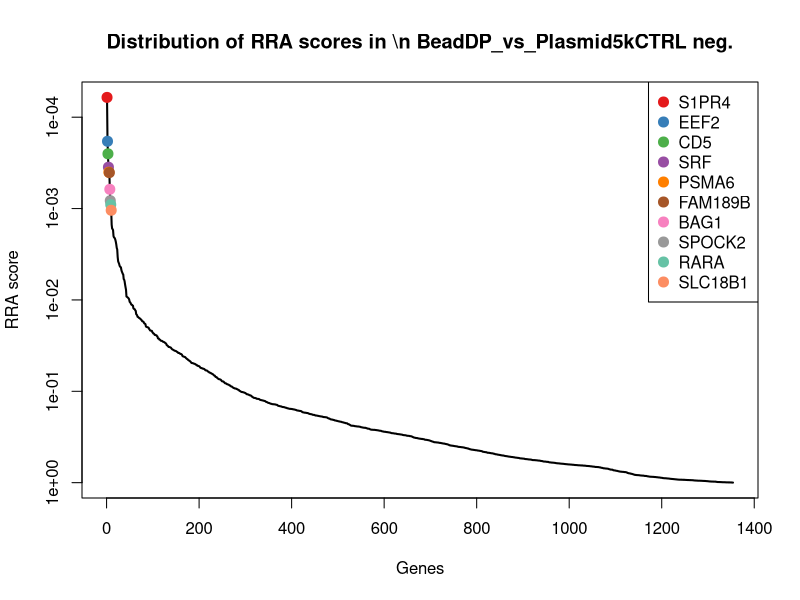
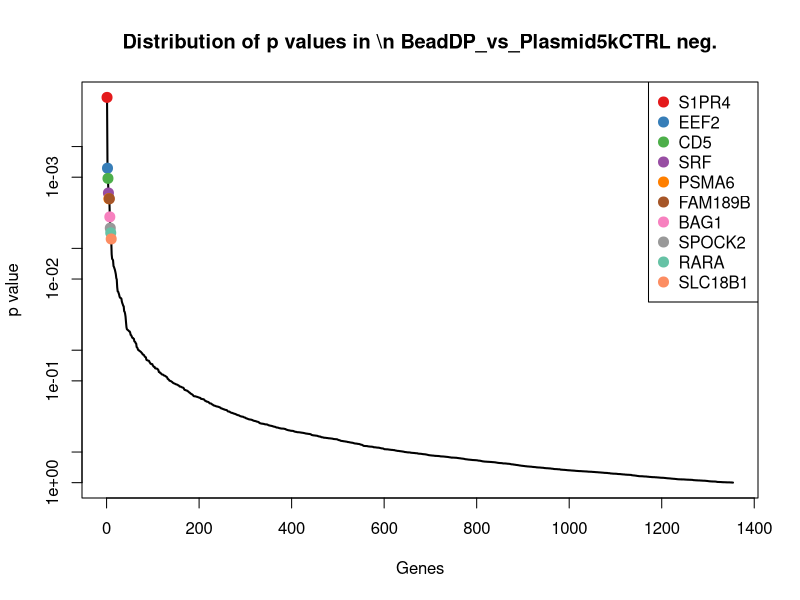
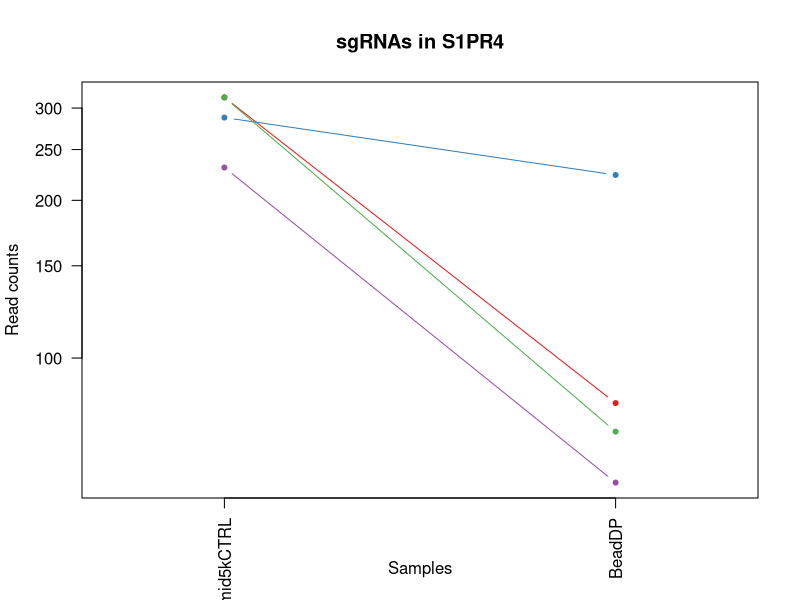
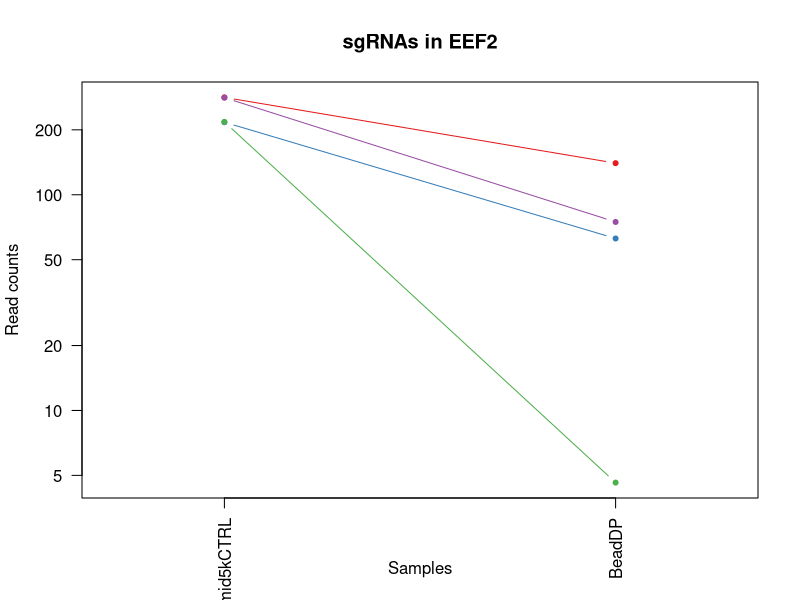
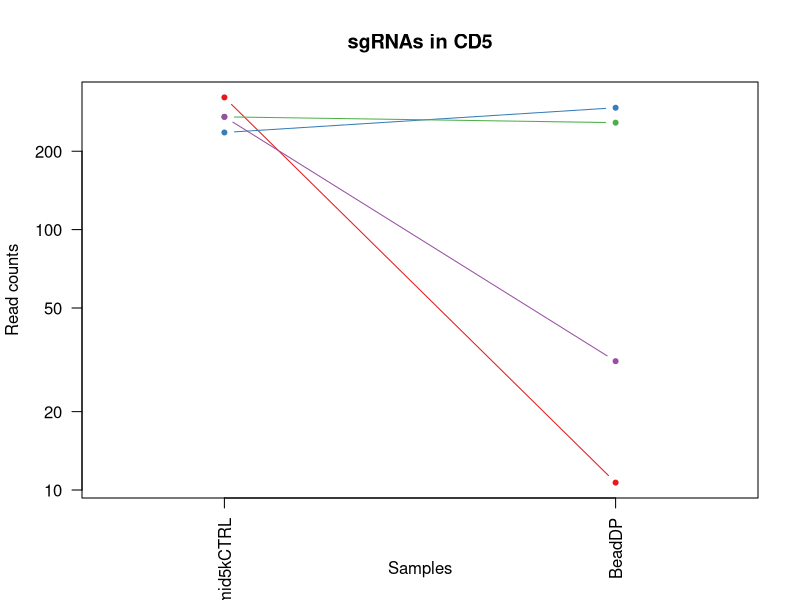
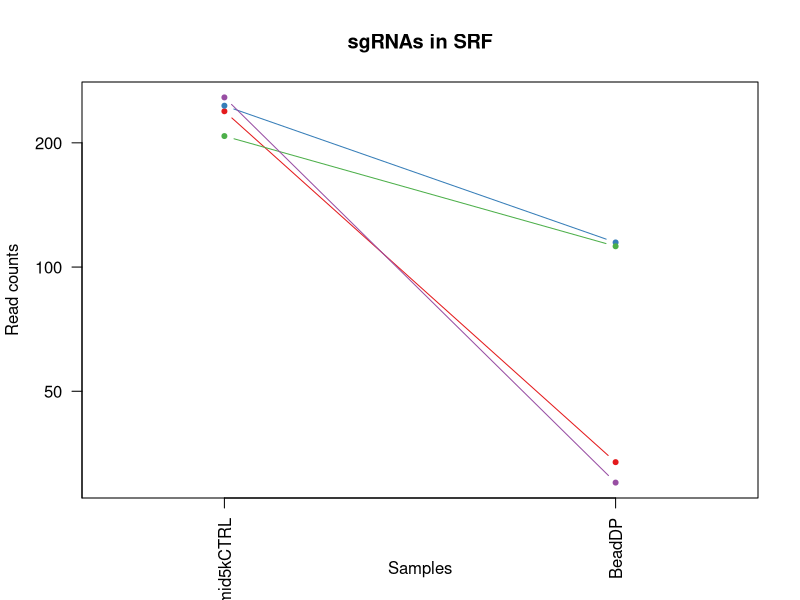
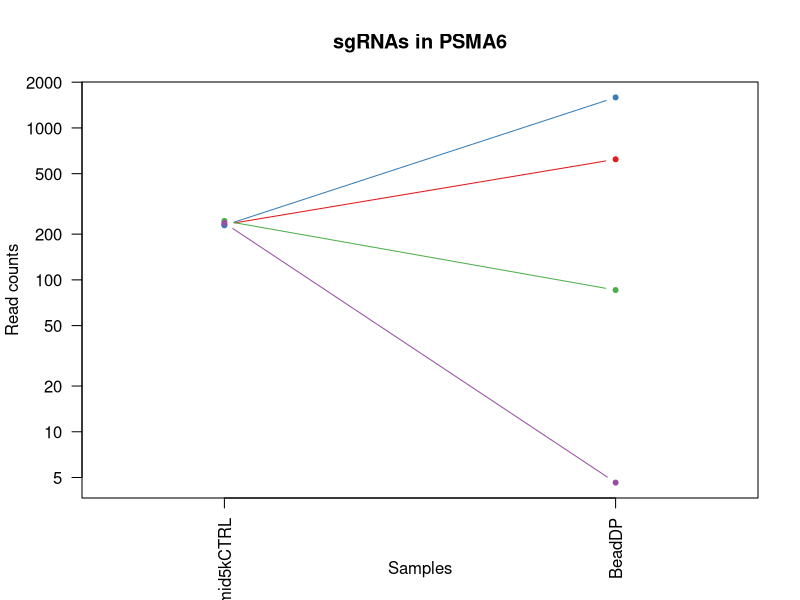
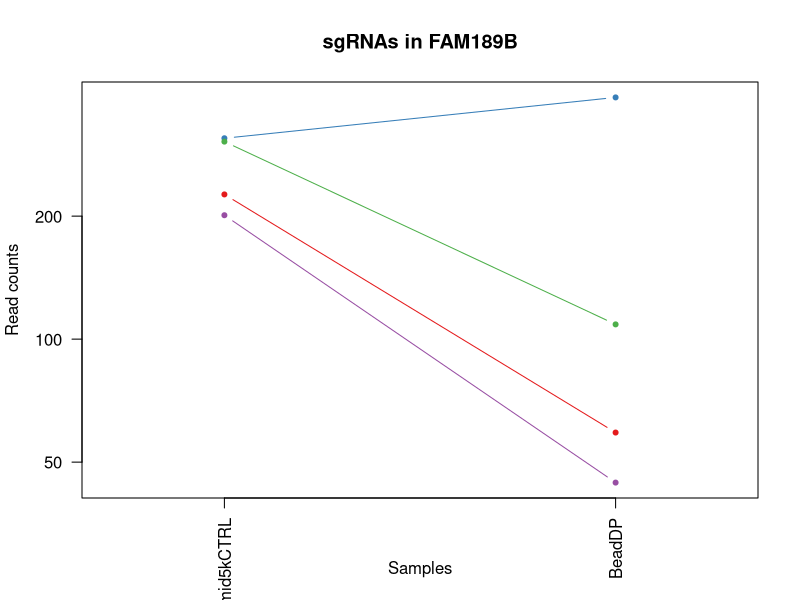

Source code (R) for these figures, in order: (Note: this script raises an error after producing the figures.)
pdf(file='Comparison_BeadDP_to_5k_plasmid_output.pdf',width=4.5,height=4.5);
gstable=read.table('Comparison_BeadDP_to_5k_plasmid_output.gene_summary.txt',header=T)
# 
#
# parameters
# Do not modify the variables beginning with "__"

# gstablename='__GENE_SUMMARY_FILE__'
startindex=3
# outputfile='__OUTPUT_FILE__'
targetgenelist=c("S1PR4","EEF2","CD5","SRF","PSMA6","FAM189B","BAG1","SPOCK2","RARA","SLC18B1")
# samplelabel=sub('.\\w+.\\w+$','',colnames(gstable)[startindex]);
samplelabel='BeadDP_vs_Plasmid5kCTRL neg.'


# You need to write some codes in front of this code:
# gstable=read.table(gstablename,header=T)
# pdf(file=outputfile,width=6,height=6)


# set up color using RColorBrewer
#library(RColorBrewer)
#colors <- brewer.pal(length(targetgenelist), "Set1")

colors=c( "#E41A1C", "#377EB8", "#4DAF4A", "#984EA3", "#FF7F00",  "#A65628", "#F781BF",
          "#999999", "#66C2A5", "#FC8D62", "#8DA0CB", "#E78AC3", "#A6D854", "#FFD92F", "#E5C494", "#B3B3B3", 
          "#8DD3C7", "#FFFFB3", "#BEBADA", "#FB8072", "#80B1D3", "#FDB462", "#B3DE69", "#FCCDE5",
          "#D9D9D9", "#BC80BD", "#CCEBC5", "#FFED6F")

######
# function definition

plotrankedvalues<-function(val, tglist, ...){
  
  plot(val,log='y',ylim=c(max(val),min(val)),type='l',lwd=2, ...)
  if(length(tglist)>0){
    for(i in 1:length(tglist)){
      targetgene=tglist[i];
      tx=which(names(val)==targetgene);ty=val[targetgene];
      points(tx,ty,col=colors[(i %% length(colors)) ],cex=2,pch=20)
      # text(tx+50,ty,targetgene,col=colors[i])
    }
    legend('topright',tglist,pch=20,pt.cex = 2,cex=1,col=colors)
  }
}



plotrandvalues<-function(val,targetgenelist, ...){
  # choose the one with the best distance distribution
  
  mindiffvalue=0;
  randval=val;
  for(i in 1:20){
    randval0=sample(val)
    vindex=sort(which(names(randval0) %in% targetgenelist))
    if(max(vindex)>0.9*length(val)){
      # print('pass...')
      next;
    }
    mindiffind=min(diff(vindex));
    if (mindiffind > mindiffvalue){
      mindiffvalue=mindiffind;
      randval=randval0;
      # print(paste('Diff: ',mindiffvalue))
    }
  }
  plot(randval,log='y',ylim=c(max(randval),min(randval)),pch=20,col='grey', ...)
  
  if(length(targetgenelist)>0){
    for(i in 1:length(targetgenelist)){
      targetgene=targetgenelist[i];
      tx=which(names(randval)==targetgene);ty=randval[targetgene];
      points(tx,ty,col=colors[(i %% length(colors)) ],cex=2,pch=20)
      text(tx+50,ty,targetgene,col=colors[i])
    }
  }
  
}




# set.seed(1235)



pvec=gstable[,startindex]
names(pvec)=gstable[,'id']
pvec=sort(pvec);

plotrankedvalues(pvec,targetgenelist,xlab='Genes',ylab='RRA score',main=paste('Distribution of RRA scores in \\n',samplelabel))

# plotrandvalues(pvec,targetgenelist,xlab='Genes',ylab='RRA score',main=paste('Distribution of RRA scores in \\n',samplelabel))


pvec=gstable[,startindex+1]
names(pvec)=gstable[,'id']
pvec=sort(pvec);

plotrankedvalues(pvec,targetgenelist,xlab='Genes',ylab='p value',main=paste('Distribution of p values in \\n',samplelabel))

# plotrandvalues(pvec,targetgenelist,xlab='Genes',ylab='p value',main=paste('Distribution of p values in \\n',samplelabel))



# you need to write after this code:
# dev.off()






# parameters
# Do not modify the variables beginning with "__"
targetmat=list(c(313.3973755602763,81.0531814018142),c(286.72525849131665,222.59381161095243),c(313.3973755602763,71.37518959264236),c(230.0470097197773,56.858201878884586))
targetgene="S1PR4"
collabel=c("Plasmid5kCTRL","BeadDP")

# set up color using RColorBrewer
#library(RColorBrewer)
#colors <- brewer.pal(length(targetgenelist), "Set1")

colors=c( "#E41A1C", "#377EB8", "#4DAF4A", "#984EA3", "#FF7F00",  "#A65628", "#F781BF",
          "#999999", "#66C2A5", "#FC8D62", "#8DA0CB", "#E78AC3", "#A6D854", "#FFD92F", "#E5C494", "#B3B3B3", 
          "#8DD3C7", "#FFFFB3", "#BEBADA", "#FB8072", "#80B1D3", "#FDB462", "#B3DE69", "#FCCDE5",
          "#D9D9D9", "#BC80BD", "#CCEBC5", "#FFED6F")


## code

targetmatvec=unlist(targetmat)+1
yrange=range(targetmatvec[targetmatvec>0]);
# yrange[1]=1; # set the minimum value to 1
for(i in 1:length(targetmat)){
  vali=targetmat[[i]]+1;
  if(i==1){
    plot(1:length(vali),vali,type='b',las=1,pch=20,main=paste('sgRNAs in',targetgene),ylab='Read counts',xlab='Samples',xlim=c(0.7,length(vali)+0.3),ylim = yrange,col=colors[(i %% length(colors))],xaxt='n',log='y')
    axis(1,at=1:length(vali),labels=(collabel),las=2)
    # lines(0:100,rep(1,101),col='black');
  }else{
    lines(1:length(vali),vali,type='b',pch=20,col=colors[(i %% length(colors))])
  }
}




# parameters
# Do not modify the variables beginning with "__"
targetmat=list(c(281.7242365408867,139.12113225684527),c(215.87744752689247,61.69719778347051),c(216.71095118529746,3.629246928439442),c(280.8907328824817,73.79468754493531))
targetgene="EEF2"
collabel=c("Plasmid5kCTRL","BeadDP")

# set up color using RColorBrewer
#library(RColorBrewer)
#colors <- brewer.pal(length(targetgenelist), "Set1")

colors=c( "#E41A1C", "#377EB8", "#4DAF4A", "#984EA3", "#FF7F00",  "#A65628", "#F781BF",
          "#999999", "#66C2A5", "#FC8D62", "#8DA0CB", "#E78AC3", "#A6D854", "#FFD92F", "#E5C494", "#B3B3B3", 
          "#8DD3C7", "#FFFFB3", "#BEBADA", "#FB8072", "#80B1D3", "#FDB462", "#B3DE69", "#FCCDE5",
          "#D9D9D9", "#BC80BD", "#CCEBC5", "#FFED6F")


## code

targetmatvec=unlist(targetmat)+1
yrange=range(targetmatvec[targetmatvec>0]);
# yrange[1]=1; # set the minimum value to 1
for(i in 1:length(targetmat)){
  vali=targetmat[[i]]+1;
  if(i==1){
    plot(1:length(vali),vali,type='b',las=1,pch=20,main=paste('sgRNAs in',targetgene),ylab='Read counts',xlab='Samples',xlim=c(0.7,length(vali)+0.3),ylim = yrange,col=colors[(i %% length(colors))],xaxt='n',log='y')
    axis(1,at=1:length(vali),labels=(collabel),las=2)
    # lines(0:100,rep(1,101),col='black');
  }else{
    lines(1:length(vali),vali,type='b',pch=20,col=colors[(i %% length(colors))])
  }
}




# parameters
# Do not modify the variables beginning with "__"
targetmat=list(c(320.8989084859212,9.677991809171845),c(235.04803167020722,292.7592522274483),c(270.05518532321685,256.4667829430539),c(270.05518532321685,30.243724403662014))
targetgene="CD5"
collabel=c("Plasmid5kCTRL","BeadDP")

# set up color using RColorBrewer
#library(RColorBrewer)
#colors <- brewer.pal(length(targetgenelist), "Set1")

colors=c( "#E41A1C", "#377EB8", "#4DAF4A", "#984EA3", "#FF7F00",  "#A65628", "#F781BF",
          "#999999", "#66C2A5", "#FC8D62", "#8DA0CB", "#E78AC3", "#A6D854", "#FFD92F", "#E5C494", "#B3B3B3", 
          "#8DD3C7", "#FFFFB3", "#BEBADA", "#FB8072", "#80B1D3", "#FDB462", "#B3DE69", "#FCCDE5",
          "#D9D9D9", "#BC80BD", "#CCEBC5", "#FFED6F")


## code

targetmatvec=unlist(targetmat)+1
yrange=range(targetmatvec[targetmatvec>0]);
# yrange[1]=1; # set the minimum value to 1
for(i in 1:length(targetmat)){
  vali=targetmat[[i]]+1;
  if(i==1){
    plot(1:length(vali),vali,type='b',las=1,pch=20,main=paste('sgRNAs in',targetgene),ylab='Read counts',xlab='Samples',xlim=c(0.7,length(vali)+0.3),ylim = yrange,col=colors[(i %% length(colors))],xaxt='n',log='y')
    axis(1,at=1:length(vali),labels=(collabel),las=2)
    # lines(0:100,rep(1,101),col='black');
  }else{
    lines(1:length(vali),vali,type='b',pch=20,col=colors[(i %% length(colors))])
  }
}




# parameters
# Do not modify the variables beginning with "__"
targetmat=list(c(237.5485426454222,32.66322235595498),c(245.0500755710671,113.71640375776917),c(206.70890728443757,111.29690580547621),c(256.71912678873696,29.033975427515536))
targetgene="SRF"
collabel=c("Plasmid5kCTRL","BeadDP")

# set up color using RColorBrewer
#library(RColorBrewer)
#colors <- brewer.pal(length(targetgenelist), "Set1")

colors=c( "#E41A1C", "#377EB8", "#4DAF4A", "#984EA3", "#FF7F00",  "#A65628", "#F781BF",
          "#999999", "#66C2A5", "#FC8D62", "#8DA0CB", "#E78AC3", "#A6D854", "#FFD92F", "#E5C494", "#B3B3B3", 
          "#8DD3C7", "#FFFFB3", "#BEBADA", "#FB8072", "#80B1D3", "#FDB462", "#B3DE69", "#FCCDE5",
          "#D9D9D9", "#BC80BD", "#CCEBC5", "#FFED6F")


## code

targetmatvec=unlist(targetmat)+1
yrange=range(targetmatvec[targetmatvec>0]);
# yrange[1]=1; # set the minimum value to 1
for(i in 1:length(targetmat)){
  vali=targetmat[[i]]+1;
  if(i==1){
    plot(1:length(vali),vali,type='b',las=1,pch=20,main=paste('sgRNAs in',targetgene),ylab='Read counts',xlab='Samples',xlim=c(0.7,length(vali)+0.3),ylim = yrange,col=colors[(i %% length(colors))],xaxt='n',log='y')
    axis(1,at=1:length(vali),labels=(collabel),las=2)
    # lines(0:100,rep(1,101),col='black');
  }else{
    lines(1:length(vali),vali,type='b',pch=20,col=colors[(i %% length(colors))])
  }
}




# parameters
# Do not modify the variables beginning with "__"
targetmat=list(c(230.0470097197773,620.6012247631445),c(227.5464987445623,1587.1906567041826),c(243.38306825425713,84.68242833025364),c(235.88153532861222,3.629246928439442))
targetgene="PSMA6"
collabel=c("Plasmid5kCTRL","BeadDP")

# set up color using RColorBrewer
#library(RColorBrewer)
#colors <- brewer.pal(length(targetgenelist), "Set1")

colors=c( "#E41A1C", "#377EB8", "#4DAF4A", "#984EA3", "#FF7F00",  "#A65628", "#F781BF",
          "#999999", "#66C2A5", "#FC8D62", "#8DA0CB", "#E78AC3", "#A6D854", "#FFD92F", "#E5C494", "#B3B3B3", 
          "#8DD3C7", "#FFFFB3", "#BEBADA", "#FB8072", "#80B1D3", "#FDB462", "#B3DE69", "#FCCDE5",
          "#D9D9D9", "#BC80BD", "#CCEBC5", "#FFED6F")


## code

targetmatvec=unlist(targetmat)+1
yrange=range(targetmatvec[targetmatvec>0]);
# yrange[1]=1; # set the minimum value to 1
for(i in 1:length(targetmat)){
  vali=targetmat[[i]]+1;
  if(i==1){
    plot(1:length(vali),vali,type='b',las=1,pch=20,main=paste('sgRNAs in',targetgene),ylab='Read counts',xlab='Samples',xlim=c(0.7,length(vali)+0.3),ylim = yrange,col=colors[(i %% length(colors))],xaxt='n',log='y')
    axis(1,at=1:length(vali),labels=(collabel),las=2)
    # lines(0:100,rep(1,101),col='black');
  }else{
    lines(1:length(vali),vali,type='b',pch=20,col=colors[(i %% length(colors))])
  }
}




# parameters
# Do not modify the variables beginning with "__"
targetmat=list(c(225.04598776934736,58.06795085503107),c(309.22985726825135,389.5391703191668),c(303.39533165941646,107.66765887703677),c(200.04087801719766,43.5509631412733))
targetgene="FAM189B"
collabel=c("Plasmid5kCTRL","BeadDP")

# set up color using RColorBrewer
#library(RColorBrewer)
#colors <- brewer.pal(length(targetgenelist), "Set1")

colors=c( "#E41A1C", "#377EB8", "#4DAF4A", "#984EA3", "#FF7F00",  "#A65628", "#F781BF",
          "#999999", "#66C2A5", "#FC8D62", "#8DA0CB", "#E78AC3", "#A6D854", "#FFD92F", "#E5C494", "#B3B3B3", 
          "#8DD3C7", "#FFFFB3", "#BEBADA", "#FB8072", "#80B1D3", "#FDB462", "#B3DE69", "#FCCDE5",
          "#D9D9D9", "#BC80BD", "#CCEBC5", "#FFED6F")


## code

targetmatvec=unlist(targetmat)+1
yrange=range(targetmatvec[targetmatvec>0]);
# yrange[1]=1; # set the minimum value to 1
for(i in 1:length(targetmat)){
  vali=targetmat[[i]]+1;
  if(i==1){
    plot(1:length(vali),vali,type='b',las=1,pch=20,main=paste('sgRNAs in',targetgene),ylab='Read counts',xlab='Samples',xlim=c(0.7,length(vali)+0.3),ylim = yrange,col=colors[(i %% length(colors))],xaxt='n',log='y')
    axis(1,at=1:length(vali),labels=(collabel),las=2)
    # lines(0:100,rep(1,101),col='black');
  }else{
    lines(1:length(vali),vali,type='b',pch=20,col=colors[(i %% length(colors))])
  }
}




# parameters
# Do not modify the variables beginning with "__"
targetmat=list(c(260.8866450807619,361.7149438677977),c(287.5587621497216,96.77991809171844),c(248.38409020468708,87.1019262825466),c(228.3800024029673,31.453473379808496))
targetgene="BAG1"
collabel=c("Plasmid5kCTRL","BeadDP")

# set up color using RColorBrewer
#library(RColorBrewer)
#colors <- brewer.pal(length(targetgenelist), "Set1")

colors=c( "#E41A1C", "#377EB8", "#4DAF4A", "#984EA3", "#FF7F00",  "#A65628", "#F781BF",
          "#999999", "#66C2A5", "#FC8D62", "#8DA0CB", "#E78AC3", "#A6D854", "#FFD92F", "#E5C494", "#B3B3B3", 
          "#8DD3C7", "#FFFFB3", "#BEBADA", "#FB8072", "#80B1D3", "#FDB462", "#B3DE69", "#FCCDE5",
          "#D9D9D9", "#BC80BD", "#CCEBC5", "#FFED6F")


## code

targetmatvec=unlist(targetmat)+1
yrange=range(targetmatvec[targetmatvec>0]);
# yrange[1]=1; # set the minimum value to 1
for(i in 1:length(targetmat)){
  vali=targetmat[[i]]+1;
  if(i==1){
    plot(1:length(vali),vali,type='b',las=1,pch=20,main=paste('sgRNAs in',targetgene),ylab='Read counts',xlab='Samples',xlim=c(0.7,length(vali)+0.3),ylim = yrange,col=colors[(i %% length(colors))],xaxt='n',log='y')
    axis(1,at=1:length(vali),labels=(collabel),las=2)
    # lines(0:100,rep(1,101),col='black');
  }else{
    lines(1:length(vali),vali,type='b',pch=20,col=colors[(i %% length(colors))])
  }
}




# parameters
# Do not modify the variables beginning with "__"
targetmat=list(c(230.8805133781823,125.81389351923399),c(290.89277678334156,119.76514863850157),c(253.385112155117,106.45790990089029),c(266.7211706895969,94.36042013942549))
targetgene="SPOCK2"
collabel=c("Plasmid5kCTRL","BeadDP")

# set up color using RColorBrewer
#library(RColorBrewer)
#colors <- brewer.pal(length(targetgenelist), "Set1")

colors=c( "#E41A1C", "#377EB8", "#4DAF4A", "#984EA3", "#FF7F00",  "#A65628", "#F781BF",
          "#999999", "#66C2A5", "#FC8D62", "#8DA0CB", "#E78AC3", "#A6D854", "#FFD92F", "#E5C494", "#B3B3B3", 
          "#8DD3C7", "#FFFFB3", "#BEBADA", "#FB8072", "#80B1D3", "#FDB462", "#B3DE69", "#FCCDE5",
          "#D9D9D9", "#BC80BD", "#CCEBC5", "#FFED6F")


## code

targetmatvec=unlist(targetmat)+1
yrange=range(targetmatvec[targetmatvec>0]);
# yrange[1]=1; # set the minimum value to 1
for(i in 1:length(targetmat)){
  vali=targetmat[[i]]+1;
  if(i==1){
    plot(1:length(vali),vali,type='b',las=1,pch=20,main=paste('sgRNAs in',targetgene),ylab='Read counts',xlab='Samples',xlim=c(0.7,length(vali)+0.3),ylim = yrange,col=colors[(i %% length(colors))],xaxt='n',log='y')
    axis(1,at=1:length(vali),labels=(collabel),las=2)
    # lines(0:100,rep(1,101),col='black');
  }else{
    lines(1:length(vali),vali,type='b',pch=20,col=colors[(i %% length(colors))])
  }
}




# parameters
# Do not modify the variables beginning with "__"
targetmat=list(c(250.88460117990203,77.42393447337476),c(290.89277678334156,245.57904215773556),c(282.5577401992917,25.404728499076093),c(225.04598776934736,79.84343242566771))
targetgene="RARA"
collabel=c("Plasmid5kCTRL","BeadDP")

# set up color using RColorBrewer
#library(RColorBrewer)
#colors <- brewer.pal(length(targetgenelist), "Set1")

colors=c( "#E41A1C", "#377EB8", "#4DAF4A", "#984EA3", "#FF7F00",  "#A65628", "#F781BF",
          "#999999", "#66C2A5", "#FC8D62", "#8DA0CB", "#E78AC3", "#A6D854", "#FFD92F", "#E5C494", "#B3B3B3", 
          "#8DD3C7", "#FFFFB3", "#BEBADA", "#FB8072", "#80B1D3", "#FDB462", "#B3DE69", "#FCCDE5",
          "#D9D9D9", "#BC80BD", "#CCEBC5", "#FFED6F")


## code

targetmatvec=unlist(targetmat)+1
yrange=range(targetmatvec[targetmatvec>0]);
# yrange[1]=1; # set the minimum value to 1
for(i in 1:length(targetmat)){
  vali=targetmat[[i]]+1;
  if(i==1){
    plot(1:length(vali),vali,type='b',las=1,pch=20,main=paste('sgRNAs in',targetgene),ylab='Read counts',xlab='Samples',xlim=c(0.7,length(vali)+0.3),ylim = yrange,col=colors[(i %% length(colors))],xaxt='n',log='y')
    axis(1,at=1:length(vali),labels=(collabel),las=2)
    # lines(0:100,rep(1,101),col='black');
  }else{
    lines(1:length(vali),vali,type='b',pch=20,col=colors[(i %% length(colors))])
  }
}




# parameters
# Do not modify the variables beginning with "__"
targetmat=list(c(256.71912678873696,287.9202563228624),c(235.88153532861222,200.81833004031577),c(255.885623130332,47.18021006971274),c(192.53934509155275,18.146234642197207))
targetgene="SLC18B1"
collabel=c("Plasmid5kCTRL","BeadDP")

# set up color using RColorBrewer
#library(RColorBrewer)
#colors <- brewer.pal(length(targetgenelist), "Set1")

colors=c( "#E41A1C", "#377EB8", "#4DAF4A", "#984EA3", "#FF7F00",  "#A65628", "#F781BF",
          "#999999", "#66C2A5", "#FC8D62", "#8DA0CB", "#E78AC3", "#A6D854", "#FFD92F", "#E5C494", "#B3B3B3", 
          "#8DD3C7", "#FFFFB3", "#BEBADA", "#FB8072", "#80B1D3", "#FDB462", "#B3DE69", "#FCCDE5",
          "#D9D9D9", "#BC80BD", "#CCEBC5", "#FFED6F")


## code

targetmatvec=unlist(targetmat)+1
yrange=range(targetmatvec[targetmatvec>0]);
# yrange[1]=1; # set the minimum value to 1
for(i in 1:length(targetmat)){
  vali=targetmat[[i]]+1;
  if(i==1){
    plot(1:length(vali),vali,type='b',las=1,pch=20,main=paste('sgRNAs in',targetgene),ylab='Read counts',xlab='Samples',xlim=c(0.7,length(vali)+0.3),ylim = yrange,col=colors[(i %% length(colors))],xaxt='n',log='y')
    axis(1,at=1:length(vali),labels=(collabel),las=2)
    # lines(0:100,rep(1,101),col='black');
  }else{
    lines(1:length(vali),vali,type='b',pch=20,col=colors[(i %% length(colors))])
  }
}



# 
#
# parameters
# Do not modify the variables beginning with "__"

# gstablename='__GENE_SUMMARY_FILE__'
startindex=9
# outputfile='__OUTPUT_FILE__'
targetgenelist=c("EGFR","PSMA6","IL10RB","SH2B3","LPAR1","SLC2A1","NE_43","LRFN5","CLN5","NF1")
# samplelabel=sub('.\\w+.\\w+$','',colnames(gstable)[startindex]);
samplelabel='BeadDP_vs_Plasmid5kCTRL pos.'


# You need to write some codes in front of this code:
# gstable=read.table(gstablename,header=T)
# pdf(file=outputfile,width=6,height=6)


# set up color using RColorBrewer
#library(RColorBrewer)
#colors <- brewer.pal(length(targetgenelist), "Set1")

colors=c( "#E41A1C", "#377EB8", "#4DAF4A", "#984EA3", "#FF7F00",  "#A65628", "#F781BF",
          "#999999", "#66C2A5", "#FC8D62", "#8DA0CB", "#E78AC3", "#A6D854", "#FFD92F", "#E5C494", "#B3B3B3", 
          "#8DD3C7", "#FFFFB3", "#BEBADA", "#FB8072", "#80B1D3", "#FDB462", "#B3DE69", "#FCCDE5",
          "#D9D9D9", "#BC80BD", "#CCEBC5", "#FFED6F")

######
# function definition

plotrankedvalues<-function(val, tglist, ...){
  
  plot(val,log='y',ylim=c(max(val),min(val)),type='l',lwd=2, ...)
  if(length(tglist)>0){
    for(i in 1:length(tglist)){
      targetgene=tglist[i];
      tx=which(names(val)==targetgene);ty=val[targetgene];
      points(tx,ty,col=colors[(i %% length(colors)) ],cex=2,pch=20)
      # text(tx+50,ty,targetgene,col=colors[i])
    }
    legend('topright',tglist,pch=20,pt.cex = 2,cex=1,col=colors)
  }
}



plotrandvalues<-function(val,targetgenelist, ...){
  # choose the one with the best distance distribution
  
  mindiffvalue=0;
  randval=val;
  for(i in 1:20){
    randval0=sample(val)
    vindex=sort(which(names(randval0) %in% targetgenelist))
    if(max(vindex)>0.9*length(val)){
      # print('pass...')
      next;
    }
    mindiffind=min(diff(vindex));
    if (mindiffind > mindiffvalue){
      mindiffvalue=mindiffind;
      randval=randval0;
      # print(paste('Diff: ',mindiffvalue))
    }
  }
  plot(randval,log='y',ylim=c(max(randval),min(randval)),pch=20,col='grey', ...)
  
  if(length(targetgenelist)>0){
    for(i in 1:length(targetgenelist)){
      targetgene=targetgenelist[i];
      tx=which(names(randval)==targetgene);ty=randval[targetgene];
      points(tx,ty,col=colors[(i %% length(colors)) ],cex=2,pch=20)
      text(tx+50,ty,targetgene,col=colors[i])
    }
  }
  
}




# set.seed(1235)



pvec=gstable[,startindex]
names(pvec)=gstable[,'id']
pvec=sort(pvec);

plotrankedvalues(pvec,targetgenelist,xlab='Genes',ylab='RRA score',main=paste('Distribution of RRA scores in \\n',samplelabel))

# plotrandvalues(pvec,targetgenelist,xlab='Genes',ylab='RRA score',main=paste('Distribution of RRA scores in \\n',samplelabel))


pvec=gstable[,startindex+1]
names(pvec)=gstable[,'id']
pvec=sort(pvec);

plotrankedvalues(pvec,targetgenelist,xlab='Genes',ylab='p value',main=paste('Distribution of p values in \\n',samplelabel))

# plotrandvalues(pvec,targetgenelist,xlab='Genes',ylab='p value',main=paste('Distribution of p values in \\n',samplelabel))



# you need to write after this code:
# dev.off()






# parameters
# Do not modify the variables beginning with "__"
targetmat=list(c(267.55467434800187,1842.44769067109),c(324.23292311954117,2045.6855186636988),c(269.22168166481185,477.85084557785984),c(320.0654048275162,355.6661989870653))
targetgene="EGFR"
collabel=c("Plasmid5kCTRL","BeadDP")

# set up color using RColorBrewer
#library(RColorBrewer)
#colors <- brewer.pal(length(targetgenelist), "Set1")

colors=c( "#E41A1C", "#377EB8", "#4DAF4A", "#984EA3", "#FF7F00",  "#A65628", "#F781BF",
          "#999999", "#66C2A5", "#FC8D62", "#8DA0CB", "#E78AC3", "#A6D854", "#FFD92F", "#E5C494", "#B3B3B3", 
          "#8DD3C7", "#FFFFB3", "#BEBADA", "#FB8072", "#80B1D3", "#FDB462", "#B3DE69", "#FCCDE5",
          "#D9D9D9", "#BC80BD", "#CCEBC5", "#FFED6F")


## code

targetmatvec=unlist(targetmat)+1
yrange=range(targetmatvec[targetmatvec>0]);
# yrange[1]=1; # set the minimum value to 1
for(i in 1:length(targetmat)){
  vali=targetmat[[i]]+1;
  if(i==1){
    plot(1:length(vali),vali,type='b',las=1,pch=20,main=paste('sgRNAs in',targetgene),ylab='Read counts',xlab='Samples',xlim=c(0.7,length(vali)+0.3),ylim = yrange,col=colors[(i %% length(colors))],xaxt='n',log='y')
    axis(1,at=1:length(vali),labels=(collabel),las=2)
    # lines(0:100,rep(1,101),col='black');
  }else{
    lines(1:length(vali),vali,type='b',pch=20,col=colors[(i %% length(colors))])
  }
}




# parameters
# Do not modify the variables beginning with "__"
targetmat=list(c(230.0470097197773,620.6012247631445),c(227.5464987445623,1587.1906567041826),c(243.38306825425713,84.68242833025364),c(235.88153532861222,3.629246928439442))
targetgene="PSMA6"
collabel=c("Plasmid5kCTRL","BeadDP")

# set up color using RColorBrewer
#library(RColorBrewer)
#colors <- brewer.pal(length(targetgenelist), "Set1")

colors=c( "#E41A1C", "#377EB8", "#4DAF4A", "#984EA3", "#FF7F00",  "#A65628", "#F781BF",
          "#999999", "#66C2A5", "#FC8D62", "#8DA0CB", "#E78AC3", "#A6D854", "#FFD92F", "#E5C494", "#B3B3B3", 
          "#8DD3C7", "#FFFFB3", "#BEBADA", "#FB8072", "#80B1D3", "#FDB462", "#B3DE69", "#FCCDE5",
          "#D9D9D9", "#BC80BD", "#CCEBC5", "#FFED6F")


## code

targetmatvec=unlist(targetmat)+1
yrange=range(targetmatvec[targetmatvec>0]);
# yrange[1]=1; # set the minimum value to 1
for(i in 1:length(targetmat)){
  vali=targetmat[[i]]+1;
  if(i==1){
    plot(1:length(vali),vali,type='b',las=1,pch=20,main=paste('sgRNAs in',targetgene),ylab='Read counts',xlab='Samples',xlim=c(0.7,length(vali)+0.3),ylim = yrange,col=colors[(i %% length(colors))],xaxt='n',log='y')
    axis(1,at=1:length(vali),labels=(collabel),las=2)
    # lines(0:100,rep(1,101),col='black');
  }else{
    lines(1:length(vali),vali,type='b',pch=20,col=colors[(i %% length(colors))])
  }
}




# parameters
# Do not modify the variables beginning with "__"
targetmat=list(c(359.24007677255076,341.1492112733075),c(269.22168166481185,348.4077051301864),c(245.0500755710671,191.14033823114394),c(269.22168166481185,1881.1596579077773))
targetgene="IL10RB"
collabel=c("Plasmid5kCTRL","BeadDP")

# set up color using RColorBrewer
#library(RColorBrewer)
#colors <- brewer.pal(length(targetgenelist), "Set1")

colors=c( "#E41A1C", "#377EB8", "#4DAF4A", "#984EA3", "#FF7F00",  "#A65628", "#F781BF",
          "#999999", "#66C2A5", "#FC8D62", "#8DA0CB", "#E78AC3", "#A6D854", "#FFD92F", "#E5C494", "#B3B3B3", 
          "#8DD3C7", "#FFFFB3", "#BEBADA", "#FB8072", "#80B1D3", "#FDB462", "#B3DE69", "#FCCDE5",
          "#D9D9D9", "#BC80BD", "#CCEBC5", "#FFED6F")


## code

targetmatvec=unlist(targetmat)+1
yrange=range(targetmatvec[targetmatvec>0]);
# yrange[1]=1; # set the minimum value to 1
for(i in 1:length(targetmat)){
  vali=targetmat[[i]]+1;
  if(i==1){
    plot(1:length(vali),vali,type='b',las=1,pch=20,main=paste('sgRNAs in',targetgene),ylab='Read counts',xlab='Samples',xlim=c(0.7,length(vali)+0.3),ylim = yrange,col=colors[(i %% length(colors))],xaxt='n',log='y')
    axis(1,at=1:length(vali),labels=(collabel),las=2)
    # lines(0:100,rep(1,101),col='black');
  }else{
    lines(1:length(vali),vali,type='b',pch=20,col=colors[(i %% length(colors))])
  }
}




# parameters
# Do not modify the variables beginning with "__"
targetmat=list(c(268.38817800640686,502.04582510078944),c(261.7201487391669,1767.4432541500082),c(286.72525849131665,191.14033823114394),c(296.7273023921765,348.4077051301864))
targetgene="SH2B3"
collabel=c("Plasmid5kCTRL","BeadDP")

# set up color using RColorBrewer
#library(RColorBrewer)
#colors <- brewer.pal(length(targetgenelist), "Set1")

colors=c( "#E41A1C", "#377EB8", "#4DAF4A", "#984EA3", "#FF7F00",  "#A65628", "#F781BF",
          "#999999", "#66C2A5", "#FC8D62", "#8DA0CB", "#E78AC3", "#A6D854", "#FFD92F", "#E5C494", "#B3B3B3", 
          "#8DD3C7", "#FFFFB3", "#BEBADA", "#FB8072", "#80B1D3", "#FDB462", "#B3DE69", "#FCCDE5",
          "#D9D9D9", "#BC80BD", "#CCEBC5", "#FFED6F")


## code

targetmatvec=unlist(targetmat)+1
yrange=range(targetmatvec[targetmatvec>0]);
# yrange[1]=1; # set the minimum value to 1
for(i in 1:length(targetmat)){
  vali=targetmat[[i]]+1;
  if(i==1){
    plot(1:length(vali),vali,type='b',las=1,pch=20,main=paste('sgRNAs in',targetgene),ylab='Read counts',xlab='Samples',xlim=c(0.7,length(vali)+0.3),ylim = yrange,col=colors[(i %% length(colors))],xaxt='n',log='y')
    axis(1,at=1:length(vali),labels=(collabel),las=2)
    # lines(0:100,rep(1,101),col='black');
  }else{
    lines(1:length(vali),vali,type='b',pch=20,col=colors[(i %% length(colors))])
  }
}




# parameters
# Do not modify the variables beginning with "__"
targetmat=list(c(270.8886889816218,349.6174541063329),c(275.05620727364675,295.17875017974126),c(231.71401703658728,1409.35755721065),c(236.7150389870172,153.63811997060304))
targetgene="LPAR1"
collabel=c("Plasmid5kCTRL","BeadDP")

# set up color using RColorBrewer
#library(RColorBrewer)
#colors <- brewer.pal(length(targetgenelist), "Set1")

colors=c( "#E41A1C", "#377EB8", "#4DAF4A", "#984EA3", "#FF7F00",  "#A65628", "#F781BF",
          "#999999", "#66C2A5", "#FC8D62", "#8DA0CB", "#E78AC3", "#A6D854", "#FFD92F", "#E5C494", "#B3B3B3", 
          "#8DD3C7", "#FFFFB3", "#BEBADA", "#FB8072", "#80B1D3", "#FDB462", "#B3DE69", "#FCCDE5",
          "#D9D9D9", "#BC80BD", "#CCEBC5", "#FFED6F")


## code

targetmatvec=unlist(targetmat)+1
yrange=range(targetmatvec[targetmatvec>0]);
# yrange[1]=1; # set the minimum value to 1
for(i in 1:length(targetmat)){
  vali=targetmat[[i]]+1;
  if(i==1){
    plot(1:length(vali),vali,type='b',las=1,pch=20,main=paste('sgRNAs in',targetgene),ylab='Read counts',xlab='Samples',xlim=c(0.7,length(vali)+0.3),ylim = yrange,col=colors[(i %% length(colors))],xaxt='n',log='y')
    axis(1,at=1:length(vali),labels=(collabel),las=2)
    # lines(0:100,rep(1,101),col='black');
  }else{
    lines(1:length(vali),vali,type='b',pch=20,col=colors[(i %% length(colors))])
  }
}




# parameters
# Do not modify the variables beginning with "__"
targetmat=list(c(305.8958426346314,2011.8125473315972),c(273.38919995683676,141.54063020913821),c(300.8948206842015,188.72084027885097),c(300.0613170257965,53.22895495044514))
targetgene="SLC2A1"
collabel=c("Plasmid5kCTRL","BeadDP")

# set up color using RColorBrewer
#library(RColorBrewer)
#colors <- brewer.pal(length(targetgenelist), "Set1")

colors=c( "#E41A1C", "#377EB8", "#4DAF4A", "#984EA3", "#FF7F00",  "#A65628", "#F781BF",
          "#999999", "#66C2A5", "#FC8D62", "#8DA0CB", "#E78AC3", "#A6D854", "#FFD92F", "#E5C494", "#B3B3B3", 
          "#8DD3C7", "#FFFFB3", "#BEBADA", "#FB8072", "#80B1D3", "#FDB462", "#B3DE69", "#FCCDE5",
          "#D9D9D9", "#BC80BD", "#CCEBC5", "#FFED6F")


## code

targetmatvec=unlist(targetmat)+1
yrange=range(targetmatvec[targetmatvec>0]);
# yrange[1]=1; # set the minimum value to 1
for(i in 1:length(targetmat)){
  vali=targetmat[[i]]+1;
  if(i==1){
    plot(1:length(vali),vali,type='b',las=1,pch=20,main=paste('sgRNAs in',targetgene),ylab='Read counts',xlab='Samples',xlim=c(0.7,length(vali)+0.3),ylim = yrange,col=colors[(i %% length(colors))],xaxt='n',log='y')
    axis(1,at=1:length(vali),labels=(collabel),las=2)
    # lines(0:100,rep(1,101),col='black');
  }else{
    lines(1:length(vali),vali,type='b',pch=20,col=colors[(i %% length(colors))])
  }
}




# parameters
# Do not modify the variables beginning with "__"
targetmat=list(c(249.21759386309208,950.8626952511337))
targetgene="NE_43"
collabel=c("Plasmid5kCTRL","BeadDP")

# set up color using RColorBrewer
#library(RColorBrewer)
#colors <- brewer.pal(length(targetgenelist), "Set1")

colors=c( "#E41A1C", "#377EB8", "#4DAF4A", "#984EA3", "#FF7F00",  "#A65628", "#F781BF",
          "#999999", "#66C2A5", "#FC8D62", "#8DA0CB", "#E78AC3", "#A6D854", "#FFD92F", "#E5C494", "#B3B3B3", 
          "#8DD3C7", "#FFFFB3", "#BEBADA", "#FB8072", "#80B1D3", "#FDB462", "#B3DE69", "#FCCDE5",
          "#D9D9D9", "#BC80BD", "#CCEBC5", "#FFED6F")


## code

targetmatvec=unlist(targetmat)+1
yrange=range(targetmatvec[targetmatvec>0]);
# yrange[1]=1; # set the minimum value to 1
for(i in 1:length(targetmat)){
  vali=targetmat[[i]]+1;
  if(i==1){
    plot(1:length(vali),vali,type='b',las=1,pch=20,main=paste('sgRNAs in',targetgene),ylab='Read counts',xlab='Samples',xlim=c(0.7,length(vali)+0.3),ylim = yrange,col=colors[(i %% length(colors))],xaxt='n',log='y')
    axis(1,at=1:length(vali),labels=(collabel),las=2)
    # lines(0:100,rep(1,101),col='black');
  }else{
    lines(1:length(vali),vali,type='b',pch=20,col=colors[(i %% length(colors))])
  }
}




# parameters
# Do not modify the variables beginning with "__"
targetmat=list(c(234.21452801180223,324.2127256072568),c(264.2206597143819,331.4712194641357),c(252.55160849671202,1524.2837099445655),c(225.04598776934736,323.0029766311103))
targetgene="LRFN5"
collabel=c("Plasmid5kCTRL","BeadDP")

# set up color using RColorBrewer
#library(RColorBrewer)
#colors <- brewer.pal(length(targetgenelist), "Set1")

colors=c( "#E41A1C", "#377EB8", "#4DAF4A", "#984EA3", "#FF7F00",  "#A65628", "#F781BF",
          "#999999", "#66C2A5", "#FC8D62", "#8DA0CB", "#E78AC3", "#A6D854", "#FFD92F", "#E5C494", "#B3B3B3", 
          "#8DD3C7", "#FFFFB3", "#BEBADA", "#FB8072", "#80B1D3", "#FDB462", "#B3DE69", "#FCCDE5",
          "#D9D9D9", "#BC80BD", "#CCEBC5", "#FFED6F")


## code

targetmatvec=unlist(targetmat)+1
yrange=range(targetmatvec[targetmatvec>0]);
# yrange[1]=1; # set the minimum value to 1
for(i in 1:length(targetmat)){
  vali=targetmat[[i]]+1;
  if(i==1){
    plot(1:length(vali),vali,type='b',las=1,pch=20,main=paste('sgRNAs in',targetgene),ylab='Read counts',xlab='Samples',xlim=c(0.7,length(vali)+0.3),ylim = yrange,col=colors[(i %% length(colors))],xaxt='n',log='y')
    axis(1,at=1:length(vali),labels=(collabel),las=2)
    # lines(0:100,rep(1,101),col='black');
  }else{
    lines(1:length(vali),vali,type='b',pch=20,col=colors[(i %% length(colors))])
  }
}




# parameters
# Do not modify the variables beginning with "__"
targetmat=list(c(239.2155499622322,272.19351963295816),c(250.05109752149707,1446.8597754711907),c(250.88460117990203,306.0664909650596),c(284.2247475161017,354.4564500109188))
targetgene="CLN5"
collabel=c("Plasmid5kCTRL","BeadDP")

# set up color using RColorBrewer
#library(RColorBrewer)
#colors <- brewer.pal(length(targetgenelist), "Set1")

colors=c( "#E41A1C", "#377EB8", "#4DAF4A", "#984EA3", "#FF7F00",  "#A65628", "#F781BF",
          "#999999", "#66C2A5", "#FC8D62", "#8DA0CB", "#E78AC3", "#A6D854", "#FFD92F", "#E5C494", "#B3B3B3", 
          "#8DD3C7", "#FFFFB3", "#BEBADA", "#FB8072", "#80B1D3", "#FDB462", "#B3DE69", "#FCCDE5",
          "#D9D9D9", "#BC80BD", "#CCEBC5", "#FFED6F")


## code

targetmatvec=unlist(targetmat)+1
yrange=range(targetmatvec[targetmatvec>0]);
# yrange[1]=1; # set the minimum value to 1
for(i in 1:length(targetmat)){
  vali=targetmat[[i]]+1;
  if(i==1){
    plot(1:length(vali),vali,type='b',las=1,pch=20,main=paste('sgRNAs in',targetgene),ylab='Read counts',xlab='Samples',xlim=c(0.7,length(vali)+0.3),ylim = yrange,col=colors[(i %% length(colors))],xaxt='n',log='y')
    axis(1,at=1:length(vali),labels=(collabel),las=2)
    # lines(0:100,rep(1,101),col='black');
  }else{
    lines(1:length(vali),vali,type='b',pch=20,col=colors[(i %% length(colors))])
  }
}




# parameters
# Do not modify the variables beginning with "__"
targetmat=list(c(220.8784694773224,268.5642727045187),c(251.71810483830703,636.3279614530488),c(278.3902219072667,245.57904215773556),c(259.21963776395194,1466.2157590895345))
targetgene="NF1"
collabel=c("Plasmid5kCTRL","BeadDP")

# set up color using RColorBrewer
#library(RColorBrewer)
#colors <- brewer.pal(length(targetgenelist), "Set1")

colors=c( "#E41A1C", "#377EB8", "#4DAF4A", "#984EA3", "#FF7F00",  "#A65628", "#F781BF",
          "#999999", "#66C2A5", "#FC8D62", "#8DA0CB", "#E78AC3", "#A6D854", "#FFD92F", "#E5C494", "#B3B3B3", 
          "#8DD3C7", "#FFFFB3", "#BEBADA", "#FB8072", "#80B1D3", "#FDB462", "#B3DE69", "#FCCDE5",
          "#D9D9D9", "#BC80BD", "#CCEBC5", "#FFED6F")


## code

targetmatvec=unlist(targetmat)+1
yrange=range(targetmatvec[targetmatvec>0]);
# yrange[1]=1; # set the minimum value to 1
for(i in 1:length(targetmat)){
  vali=targetmat[[i]]+1;
  if(i==1){
    plot(1:length(vali),vali,type='b',las=1,pch=20,main=paste('sgRNAs in',targetgene),ylab='Read counts',xlab='Samples',xlim=c(0.7,length(vali)+0.3),ylim = yrange,col=colors[(i %% length(colors))],xaxt='n',log='y')
    axis(1,at=1:length(vali),labels=(collabel),las=2)
    # lines(0:100,rep(1,101),col='black');
  }else{
    lines(1:length(vali),vali,type='b',pch=20,col=colors[(i %% length(colors))])
  }
}



dev.off()
Sweave("Comparison_BeadDP_to_5k_plasmid_output_summary.Rnw");
library(tools);

texi2dvi("Comparison_BeadDP_to_5k_plasmid_output_summary.tex",pdf=TRUE);
